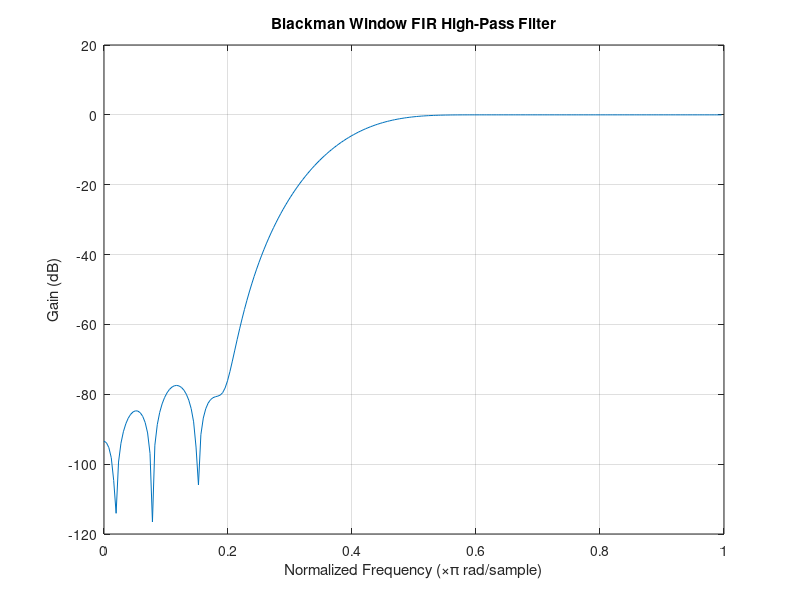

Write MATLAB code to recreate this figure.
function firhigh2(wp, ws, fm)
    % Handle default values if arguments are missing
    if nargin < 3, fm = 1; end   % Default fm = 1
    if nargin < 2, ws = 0.5; end % Default ws = 0.5
    if nargin < 1, wp = 0.3; end % Default wp = 0.3

   
    wc = ((wp + ws) / 2) / fm; 
    ft = abs(wp - ws) / fm;    

    
    if ft <= 0
        error('Invalid transition width: wp and ws must be distinct and positive.');
    end

    
    N = ceil(5.5 / ft); 

    
    if N < 1
        error('Filter order N is invalid. Check your wp, ws, and fm values.');
    end

    
    b = fir1(N, wc, 'high', blackman(N + 1));

    
    [H, w] = freqz(b, 1, 256);

    
    plot(w / pi, 20 * log10(abs(H))); 
    title('Blackman Window FIR High-Pass Filter');
    xlabel('Normalized Frequency (\times\pi rad/sample)');
    ylabel('Gain (dB)');
    grid on;
end
